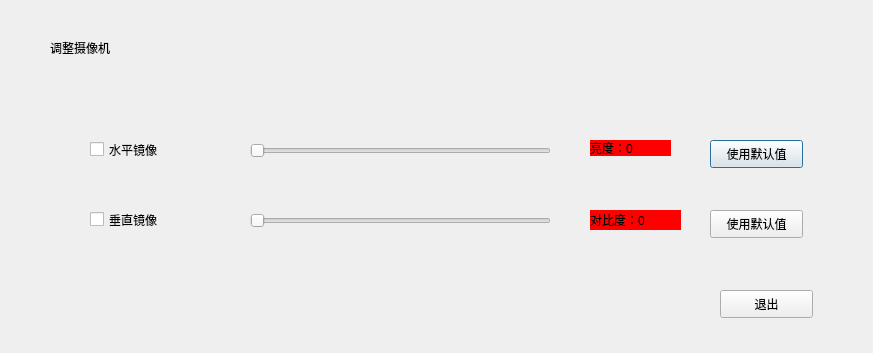
<?xml version="1.0" encoding="UTF-8"?>
<ui version="4.0">
 <class>Dialog</class>
 <widget class="QDialog" name="Dialog">
  <property name="geometry">
   <rect>
    <x>0</x>
    <y>0</y>
    <width>873</width>
    <height>353</height>
   </rect>
  </property>
  <property name="windowTitle">
   <string>视频参数调整</string>
  </property>
  <widget class="QLabel" name="label">
   <property name="geometry">
    <rect>
     <x>50</x>
     <y>40</y>
     <width>81</width>
     <height>16</height>
    </rect>
   </property>
   <property name="text">
    <string>调整摄像机</string>
   </property>
  </widget>
  <widget class="QSlider" name="horizontalSlider_2">
   <property name="geometry">
    <rect>
     <x>250</x>
     <y>210</y>
     <width>301</width>
     <height>22</height>
    </rect>
   </property>
   <property name="orientation">
    <enum>Qt::Horizontal</enum>
   </property>
  </widget>
  <widget class="QSlider" name="horizontalSlider_3">
   <property name="geometry">
    <rect>
     <x>250</x>
     <y>140</y>
     <width>301</width>
     <height>22</height>
    </rect>
   </property>
   <property name="orientation">
    <enum>Qt::Horizontal</enum>
   </property>
  </widget>
  <widget class="QCheckBox" name="checkBox">
   <property name="geometry">
    <rect>
     <x>90</x>
     <y>140</y>
     <width>91</width>
     <height>19</height>
    </rect>
   </property>
   <property name="text">
    <string>水平镜像</string>
   </property>
  </widget>
  <widget class="QCheckBox" name="checkBox_2">
   <property name="geometry">
    <rect>
     <x>90</x>
     <y>210</y>
     <width>91</width>
     <height>19</height>
    </rect>
   </property>
   <property name="text">
    <string>垂直镜像</string>
   </property>
  </widget>
  <widget class="QLabel" name="label_2">
   <property name="geometry">
    <rect>
     <x>590</x>
     <y>140</y>
     <width>81</width>
     <height>16</height>
    </rect>
   </property>
   <property name="styleSheet">
    <string notr="true">background-color :red</string>
   </property>
   <property name="text">
    <string>亮度：0</string>
   </property>
  </widget>
  <widget class="QLabel" name="label_3">
   <property name="geometry">
    <rect>
     <x>590</x>
     <y>210</y>
     <width>91</width>
     <height>20</height>
    </rect>
   </property>
   <property name="styleSheet">
    <string notr="true">background-color :red</string>
   </property>
   <property name="text">
    <string>对比度：0</string>
   </property>
  </widget>
  <widget class="QPushButton" name="pushButton">
   <property name="geometry">
    <rect>
     <x>710</x>
     <y>140</y>
     <width>93</width>
     <height>28</height>
    </rect>
   </property>
   <property name="text">
    <string>使用默认值</string>
   </property>
  </widget>
  <widget class="QPushButton" name="pushButton_2">
   <property name="geometry">
    <rect>
     <x>710</x>
     <y>210</y>
     <width>93</width>
     <height>28</height>
    </rect>
   </property>
   <property name="text">
    <string>使用默认值</string>
   </property>
  </widget>
  <widget class="QPushButton" name="Btn_Exit">
   <property name="geometry">
    <rect>
     <x>720</x>
     <y>290</y>
     <width>93</width>
     <height>28</height>
    </rect>
   </property>
   <property name="text">
    <string>退出</string>
   </property>
  </widget>
 </widget>
 <resources/>
 <connections/>
</ui>
